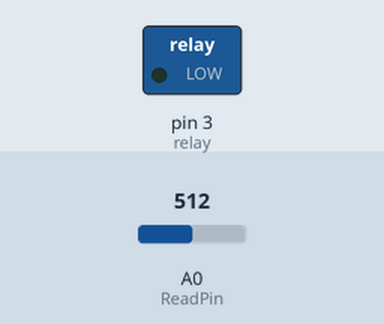
Recording of a sketch running on a simulated Arduino Uno, built with avr-gcc and run on an emulated ATmega328P. On the bench: switched loads named in the sketch (green lamp = pin HIGH). Dashed ring = blinking. The test bench sets the inputs (shaded band); at power-on: A0 (ReadPin) = 512.

Above: at 3.3 s.
3.4 s: A0 (ReadPin) set to 0
At 5.4 s:
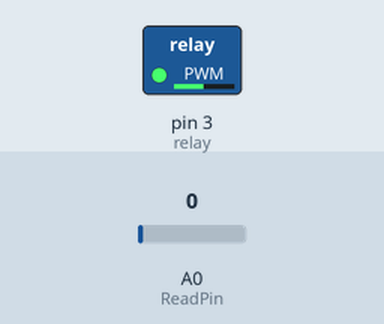
6.8 s: A0 (ReadPin) set to 122
At 8.5 s:
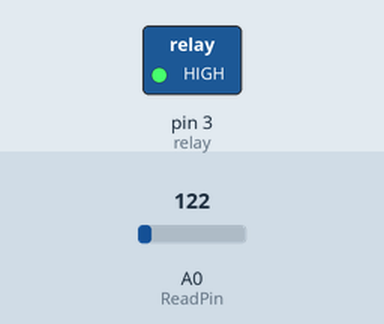
Timing chart, 0 to 17.9 s (numbered marks = the images above; inputs shaded):
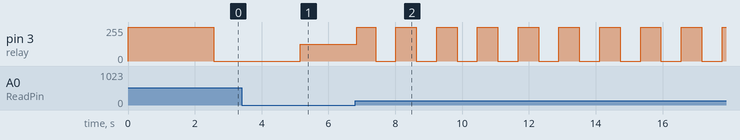

Measured:
- after the input at 3.4 s, pin 3 (relay): 0/255 → 125/255 after 1.8 s
- after the input at 6.8 s, pin 3 (relay): alternates 255/255 for 0.61 s and 0/255 for 0.61 s, starting at once

The sketch:

relay.ino
```cpp
int relay = 3;
int ReadPin = 0;

void setup() {
  pinMode(relay, OUTPUT);
    pinMode(ReadPin, INPUT);
    Serial.begin(9600);
}
void loop() {
  digitalWrite(relay, HIGH);
  delay(analogRead(ReadPin) * 5);
  digitalWrite(relay, LOW);
  delay(analogRead(ReadPin) * 5);
}
/* diode function of a diode is to allow an electric
  current to pass in one direction
  while blocking it in the opposite direction
  (the reverse direction).  Moving the current foward from the
  terminal to the next.  Relays are switches that open
  and close circuits electromechanically or electronically.
  Relays control one electrical circuit by opening and
  closing contacts in another circuit.
  Transitors work by turning a small input current into a large output
  current, the transistor acts like an amplifier.
  But it also acts like a switch at the same time.  Flow moves
  between two different locations.

  */
```
